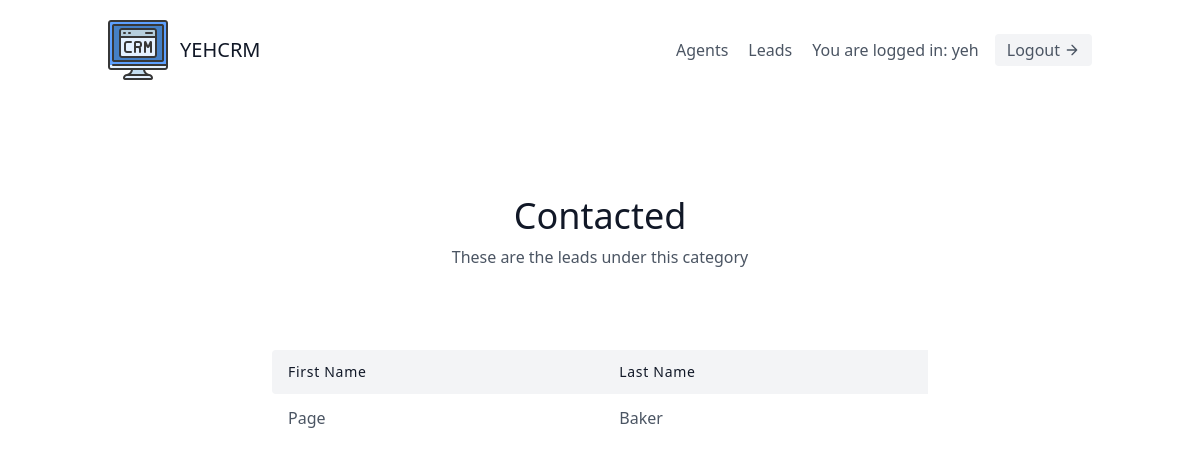
The app's page /leads/categories/1 (signed in), older data.
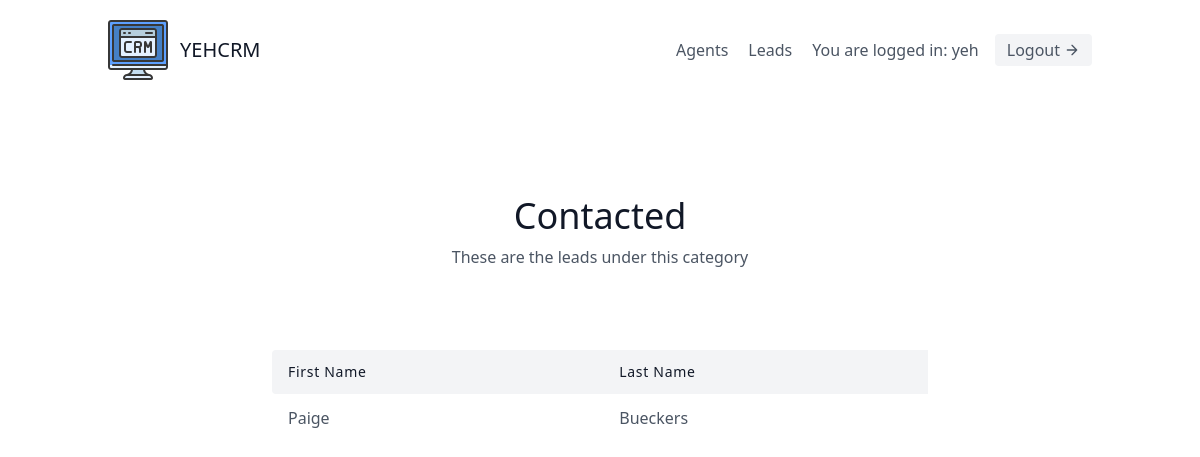
The same page, newer data.
### leads/models.py (models this page shows, shortened)
class Lead(models.Model):
    first_name = models.CharField(max_length=20)
    last_name = models.CharField(max_length=20)
    age = models.IntegerField(default=0)
    organization = models.ForeignKey(UserProfile,on_delete=models.CASCADE)
    agent = models.ForeignKey("Agent",related_name='leads',null=True,blank=True,on_delete = models.SET_NULL)
    category = models.ForeignKey("Category",related_name='leads',null=True,blank=True,on_delete = models.SET_NULL)
    description = models.TextField()
    date_added = models.DateTimeField(auto_now_add=True)
    phone_number = models.CharField(max_length=20)
    email = models.EmailField()

### leads/views.py (the view)
# urls.py: path('categories/<int:pk>',CategoryDetailView.as_view(),name='category-detail')
class CategoryDetailView(LoginRequiredMixin,DetailView):
    template_name = 'leads/category_detail.html'
    context_object_name = 'category'
    def get_queryset(self):
        user = self.request.user
        if user.is_organizor:
            queryset = Category.objects.filter(
                organization = user.userprofile
            )
        else:
            queryset = Category.objects.filter(
                organization = user.agent.organization
            )
        return queryset

### leads/templates/leads/category_detail.html
{% extends "base.html" %}
{% block content %}
<section class="text-gray-600 body-font">
  <div class="container px-5 py-24 mx-auto">
    <div class="flex flex-col text-center w-full mb-20">
      <h1 class="sm:text-4xl text-3xl font-medium title-font mb-2 text-gray-900">
        {{ category.name }}
    </h1>
      <p class="lg:w-2/3 mx-auto leading-relaxed text-base">
        These are the leads under this category
      </p>
    </div>
    <div class="lg:w-2/3 w-full mx-auto overflow-auto">
      <table class="table-auto w-full text-left whitespace-no-wrap">
        <thead>
          <tr>
            <th class="px-4 py-3 title-font tracking-wider font-medium text-gray-900 text-sm bg-gray-100 rounded-tl rounded-bl">
                First Name
            </th>
            <th class="px-4 py-3 title-font tracking-wider font-medium text-gray-900 text-sm bg-gray-100">
                Last Name
            </th>
          </tr>
        </thead>
        <tbody>
            {% for lead in category.leads.all %}
            <tr>
                <td class="px-4 py-3"><a class="hover:text-blue-500"href="{% url 'leads:lead-detail' lead.pk%}">{{ lead.first_name }}</a></td>
                <td class="px-4 py-3">{{ lead.last_name }}</td>
            </tr>
            {% endfor %}
        </tbody>
      </table>
    </div>
  </div>
</section>
{% endblock content %}

Row changes from the older to the newer data that the page shows:
changed Lead: first_name "Page" → "Paige"; last_name "Baker" → "Bueckers"
